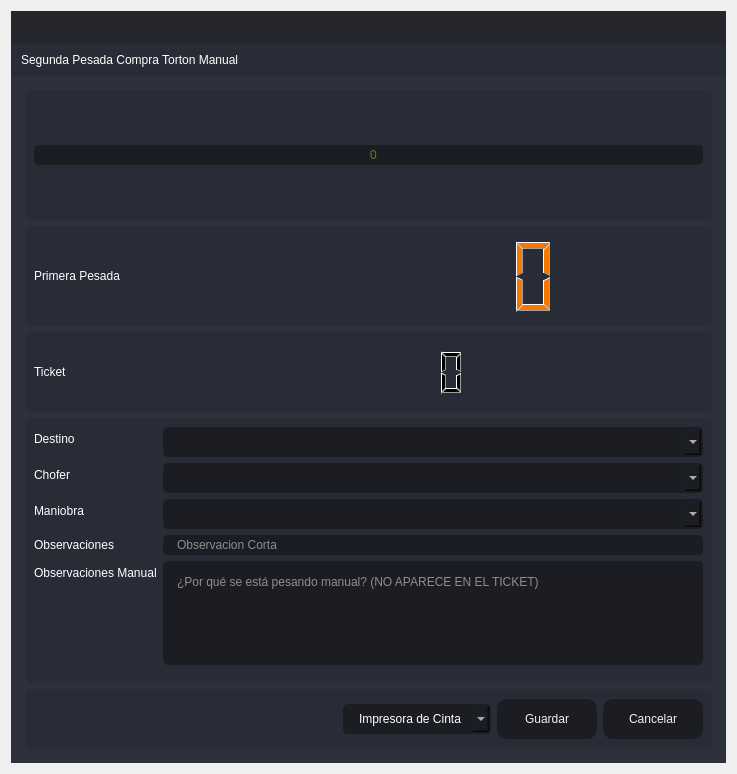
<?xml version="1.0" encoding="UTF-8"?>
<ui version="4.0">
 <class>SegundaPTA</class>
 <widget class="QDialog" name="SegundaPTA">
  <property name="windowModality">
   <enum>Qt::ApplicationModal</enum>
  </property>
  <property name="geometry">
   <rect>
    <x>0</x>
    <y>0</y>
    <width>737</width>
    <height>774</height>
   </rect>
  </property>
  <property name="minimumSize">
   <size>
    <width>737</width>
    <height>774</height>
   </size>
  </property>
  <property name="maximumSize">
   <size>
    <width>737</width>
    <height>774</height>
   </size>
  </property>
  <property name="windowTitle">
   <string>Segunda Pesada Compra Torton Manual</string>
  </property>
  <property name="windowIcon">
   <iconset resource="files.qrc">
    <normaloff>:/16x16/icons/16x16/logo.png</normaloff>:/16x16/icons/16x16/logo.png</iconset>
  </property>
  <layout class="QVBoxLayout" name="verticalLayout_6">
   <item>
    <widget class="QFrame" name="frame_main">
     <property name="styleSheet">
      <string notr="true">/* LINE EDIT */
QLineEdit {
	background-color: rgb(27, 29, 35);
	border-radius: 5px;
	border: 2px solid rgb(27, 29, 35);
	padding-left: 10px;
}
QLineEdit:hover {
	border: 2px solid rgb(64, 71, 88);
}
QLineEdit:focus {
	border: 2px solid rgb(91, 101, 124);
}

/* SCROLL BARS */
QScrollBar:horizontal {
    border: none;
    background: rgb(52, 59, 72);
    height: 14px;
    margin: 0px 21px 0 21px;
	border-radius: 0px;
}
QScrollBar::handle:horizontal {
    background: rgb(85, 170, 255);
    min-width: 25px;
	border-radius: 7px
}
QScrollBar::add-line:horizontal {
    border: none;
    background: rgb(55, 63, 77);
    width: 20px;
	border-top-right-radius: 7px;
    border-bottom-right-radius: 7px;
    subcontrol-position: right;
    subcontrol-origin: margin;
}
QScrollBar::sub-line:horizontal {
    border: none;
    background: rgb(55, 63, 77);
    width: 20px;
	border-top-left-radius: 7px;
    border-bottom-left-radius: 7px;
    subcontrol-position: left;
    subcontrol-origin: margin;
}
QScrollBar::up-arrow:horizontal, QScrollBar::down-arrow:horizontal
{
     background: none;
}
QScrollBar::add-page:horizontal, QScrollBar::sub-page:horizontal
{
     background: none;
}
 QScrollBar:vertical {
	border: none;
    background: rgb(52, 59, 72);
    width: 14px;
    margin: 21px 0 21px 0;
	border-radius: 0px;
 }
 QScrollBar::handle:vertical {	
	background: rgb(85, 170, 255);
    min-height: 25px;
	border-radius: 7px
 }
 QScrollBar::add-line:vertical {
     border: none;
    background: rgb(55, 63, 77);
     height: 20px;
	border-bottom-left-radius: 7px;
    border-bottom-right-radius: 7px;
     subcontrol-position: bottom;
     subcontrol-origin: margin;
 }
 QScrollBar::sub-line:vertical {
	border: none;
    background: rgb(55, 63, 77);
     height: 20px;
	border-top-left-radius: 7px;
    border-top-right-radius: 7px;
     subcontrol-position: top;
     subcontrol-origin: margin;
 }
 QScrollBar::up-arrow:vertical, QScrollBar::down-arrow:vertical {
     background: none;
 }

 QScrollBar::add-page:vertical, QScrollBar::sub-page:vertical {
     background: none;
 }

/* CHECKBOX */
QCheckBox::indicator {
    border: 3px solid rgb(52, 59, 72);
	width: 15px;
	height: 15px;
	border-radius: 10px;
    background: rgb(44, 49, 60);
}
QCheckBox::indicator:hover {
    border: 3px solid rgb(58, 66, 81);
}
QCheckBox::indicator:checked {
    background: 3px solid rgb(52, 59, 72);
	border: 3px solid rgb(52, 59, 72);	
	background-image: url(:/16x16/icons/16x16/cil-check-alt.png);
}

/* RADIO BUTTON */
QRadioButton::indicator {
    border: 3px solid rgb(52, 59, 72);
	width: 15px;
	height: 15px;
	border-radius: 10px;
    background: rgb(44, 49, 60);
}
QRadioButton::indicator:hover {
    border: 3px solid rgb(58, 66, 81);
}
QRadioButton::indicator:checked {
    background: 3px solid rgb(94, 106, 130);
	border: 3px solid rgb(52, 59, 72);	
}

/* COMBOBOX */
QComboBox{
	background-color: rgb(27, 29, 35);
	border-radius: 5px;
	border: 2px solid rgb(27, 29, 35);
	padding: 5px;
	padding-left: 10px;
}
QComboBox:hover{
	border: 2px solid rgb(64, 71, 88);
}
QComboBox::drop-down {
	subcontrol-origin: padding;
	subcontrol-position: top right;
	width: 25px; 
	border-left-width: 3px;
	border-left-color: rgba(39, 44, 54, 150);
	border-left-style: solid;
	border-top-right-radius: 3px;
	border-bottom-right-radius: 3px;	
	background-image: url(:/16x16/icons/16x16/cil-arrow-bottom.png);
	background-position: center;
	background-repeat: no-reperat;
 }
QComboBox QAbstractItemView {
	color: rgb(85, 170, 255);	
	background-color: rgb(27, 29, 35);
	padding: 10px;
	selection-background-color: rgb(39, 44, 54);
}

/* SLIDERS */
QSlider::groove:horizontal {
    border-radius: 9px;
    height: 18px;
	margin: 0px;
	background-color: rgb(52, 59, 72);
}
QSlider::groove:horizontal:hover {
	background-color: rgb(55, 62, 76);
}
QSlider::handle:horizontal {
    background-color: rgb(85, 170, 255);
    border: none;
    height: 18px;
    width: 18px;
    margin: 0px;
	border-radius: 9px;
}
QSlider::handle:horizontal:hover {
    background-color: rgb(105, 180, 255);
}
QSlider::handle:horizontal:pressed {
    background-color: rgb(65, 130, 195);
}

QSlider::groove:vertical {
    border-radius: 9px;
    width: 18px;
    margin: 0px;
	background-color: rgb(52, 59, 72);
}
QSlider::groove:vertical:hover {
	background-color: rgb(55, 62, 76);
}
QSlider::handle:vertical {
    background-color: rgb(85, 170, 255);
	border: none;
    height: 18px;
    width: 18px;
    margin: 0px;
	border-radius: 9px;
}
QSlider::handle:vertical:hover {
    background-color: rgb(105, 180, 255);
}
QSlider::handle:vertical:pressed {
    background-color: rgb(65, 130, 195);
}

</string>
     </property>
     <property name="frameShape">
      <enum>QFrame::NoFrame</enum>
     </property>
     <property name="frameShadow">
      <enum>QFrame::Raised</enum>
     </property>
     <layout class="QVBoxLayout" name="verticalLayout">
      <property name="spacing">
       <number>0</number>
      </property>
      <property name="leftMargin">
       <number>0</number>
      </property>
      <property name="topMargin">
       <number>0</number>
      </property>
      <property name="rightMargin">
       <number>0</number>
      </property>
      <property name="bottomMargin">
       <number>0</number>
      </property>
      <item>
       <widget class="QFrame" name="frame_top">
        <property name="minimumSize">
         <size>
          <width>0</width>
          <height>65</height>
         </size>
        </property>
        <property name="maximumSize">
         <size>
          <width>16777215</width>
          <height>65</height>
         </size>
        </property>
        <property name="styleSheet">
         <string notr="true">background-color: transparent;</string>
        </property>
        <property name="frameShape">
         <enum>QFrame::NoFrame</enum>
        </property>
        <property name="frameShadow">
         <enum>QFrame::Raised</enum>
        </property>
        <layout class="QHBoxLayout" name="horizontalLayout_3">
         <property name="spacing">
          <number>0</number>
         </property>
         <property name="leftMargin">
          <number>0</number>
         </property>
         <property name="topMargin">
          <number>0</number>
         </property>
         <property name="rightMargin">
          <number>0</number>
         </property>
         <property name="bottomMargin">
          <number>0</number>
         </property>
         <item>
          <widget class="QFrame" name="frame_toggle">
           <property name="maximumSize">
            <size>
             <width>70</width>
             <height>16777215</height>
            </size>
           </property>
           <property name="styleSheet">
            <string notr="true">background-color: rgb(27, 29, 35);</string>
           </property>
           <property name="frameShape">
            <enum>QFrame::NoFrame</enum>
           </property>
           <property name="frameShadow">
            <enum>QFrame::Raised</enum>
           </property>
           <layout class="QVBoxLayout" name="verticalLayout_3">
            <property name="spacing">
             <number>0</number>
            </property>
            <property name="leftMargin">
             <number>0</number>
            </property>
            <property name="topMargin">
             <number>0</number>
            </property>
            <property name="rightMargin">
             <number>0</number>
            </property>
            <property name="bottomMargin">
             <number>0</number>
            </property>
           </layout>
          </widget>
         </item>
         <item>
          <widget class="QFrame" name="frame_top_right">
           <property name="styleSheet">
            <string notr="true">background: transparent;</string>
           </property>
           <property name="frameShape">
            <enum>QFrame::NoFrame</enum>
           </property>
           <property name="frameShadow">
            <enum>QFrame::Raised</enum>
           </property>
           <layout class="QVBoxLayout" name="verticalLayout_2">
            <property name="spacing">
             <number>0</number>
            </property>
            <property name="leftMargin">
             <number>0</number>
            </property>
            <property name="topMargin">
             <number>0</number>
            </property>
            <property name="rightMargin">
             <number>0</number>
            </property>
            <property name="bottomMargin">
             <number>0</number>
            </property>
            <item>
             <widget class="QFrame" name="frame_top_btns">
              <property name="maximumSize">
               <size>
                <width>16777215</width>
                <height>42</height>
               </size>
              </property>
              <property name="styleSheet">
               <string notr="true">background-color: rgba(27, 29, 35, 200)</string>
              </property>
              <property name="frameShape">
               <enum>QFrame::NoFrame</enum>
              </property>
              <property name="frameShadow">
               <enum>QFrame::Raised</enum>
              </property>
              <layout class="QHBoxLayout" name="horizontalLayout_4">
               <property name="spacing">
                <number>0</number>
               </property>
               <property name="leftMargin">
                <number>0</number>
               </property>
               <property name="topMargin">
                <number>0</number>
               </property>
               <property name="rightMargin">
                <number>0</number>
               </property>
               <property name="bottomMargin">
                <number>0</number>
               </property>
               <item>
                <widget class="QFrame" name="frame_label_top_btns">
                 <property name="sizePolicy">
                  <sizepolicy hsizetype="Expanding" vsizetype="Preferred">
                   <horstretch>0</horstretch>
                   <verstretch>0</verstretch>
                  </sizepolicy>
                 </property>
                 <property name="frameShape">
                  <enum>QFrame::NoFrame</enum>
                 </property>
                 <property name="frameShadow">
                  <enum>QFrame::Raised</enum>
                 </property>
                 <layout class="QHBoxLayout" name="horizontalLayout_10">
                  <property name="spacing">
                   <number>0</number>
                  </property>
                  <property name="leftMargin">
                   <number>5</number>
                  </property>
                  <property name="topMargin">
                   <number>0</number>
                  </property>
                  <property name="rightMargin">
                   <number>10</number>
                  </property>
                  <property name="bottomMargin">
                   <number>0</number>
                  </property>
                 </layout>
                </widget>
               </item>
               <item alignment="Qt::AlignRight">
                <widget class="QFrame" name="frame_btns_right">
                 <property name="sizePolicy">
                  <sizepolicy hsizetype="Expanding" vsizetype="Preferred">
                   <horstretch>0</horstretch>
                   <verstretch>0</verstretch>
                  </sizepolicy>
                 </property>
                 <property name="maximumSize">
                  <size>
                   <width>120</width>
                   <height>16777215</height>
                  </size>
                 </property>
                 <property name="frameShape">
                  <enum>QFrame::NoFrame</enum>
                 </property>
                 <property name="frameShadow">
                  <enum>QFrame::Raised</enum>
                 </property>
                 <layout class="QHBoxLayout" name="horizontalLayout_5">
                  <property name="spacing">
                   <number>0</number>
                  </property>
                  <property name="leftMargin">
                   <number>0</number>
                  </property>
                  <property name="topMargin">
                   <number>0</number>
                  </property>
                  <property name="rightMargin">
                   <number>0</number>
                  </property>
                  <property name="bottomMargin">
                   <number>0</number>
                  </property>
                 </layout>
                </widget>
               </item>
              </layout>
             </widget>
            </item>
            <item>
             <widget class="QFrame" name="frame_top_info">
              <property name="maximumSize">
               <size>
                <width>16777215</width>
                <height>65</height>
               </size>
              </property>
              <property name="styleSheet">
               <string notr="true">background-color: rgb(39, 44, 54);</string>
              </property>
              <property name="frameShape">
               <enum>QFrame::NoFrame</enum>
              </property>
              <property name="frameShadow">
               <enum>QFrame::Raised</enum>
              </property>
              <layout class="QHBoxLayout" name="horizontalLayout_8">
               <property name="spacing">
                <number>0</number>
               </property>
               <property name="leftMargin">
                <number>10</number>
               </property>
               <property name="topMargin">
                <number>0</number>
               </property>
               <property name="rightMargin">
                <number>10</number>
               </property>
               <property name="bottomMargin">
                <number>0</number>
               </property>
               <item>
                <widget class="QLabel" name="label">
                 <property name="styleSheet">
                  <string notr="true">font: 75 16pt &quot;MS Shell Dlg 2&quot;;
color: rgb(255, 255, 255);</string>
                 </property>
                 <property name="text">
                  <string>Segunda Pesada Compra Torton Manual</string>
                 </property>
                </widget>
               </item>
              </layout>
             </widget>
            </item>
           </layout>
          </widget>
         </item>
        </layout>
       </widget>
      </item>
      <item>
       <widget class="QFrame" name="frame_center">
        <property name="sizePolicy">
         <sizepolicy hsizetype="Expanding" vsizetype="Expanding">
          <horstretch>0</horstretch>
          <verstretch>0</verstretch>
         </sizepolicy>
        </property>
        <property name="styleSheet">
         <string notr="true">background-color: rgb(40, 44, 52);</string>
        </property>
        <property name="frameShape">
         <enum>QFrame::NoFrame</enum>
        </property>
        <property name="frameShadow">
         <enum>QFrame::Raised</enum>
        </property>
        <layout class="QHBoxLayout" name="horizontalLayout_2">
         <property name="spacing">
          <number>0</number>
         </property>
         <property name="leftMargin">
          <number>0</number>
         </property>
         <property name="topMargin">
          <number>0</number>
         </property>
         <property name="rightMargin">
          <number>0</number>
         </property>
         <property name="bottomMargin">
          <number>0</number>
         </property>
         <item>
          <widget class="QFrame" name="frame_content_right">
           <property name="styleSheet">
            <string notr="true">background-color: rgb(44, 49, 60);</string>
           </property>
           <property name="frameShape">
            <enum>QFrame::NoFrame</enum>
           </property>
           <property name="frameShadow">
            <enum>QFrame::Raised</enum>
           </property>
           <layout class="QVBoxLayout" name="verticalLayout_4">
            <property name="spacing">
             <number>0</number>
            </property>
            <property name="leftMargin">
             <number>0</number>
            </property>
            <property name="topMargin">
             <number>0</number>
            </property>
            <property name="rightMargin">
             <number>0</number>
            </property>
            <property name="bottomMargin">
             <number>0</number>
            </property>
            <item>
             <widget class="QFrame" name="frame_content">
              <property name="frameShape">
               <enum>QFrame::NoFrame</enum>
              </property>
              <property name="frameShadow">
               <enum>QFrame::Raised</enum>
              </property>
              <layout class="QVBoxLayout" name="verticalLayout_9">
               <property name="spacing">
                <number>0</number>
               </property>
               <property name="leftMargin">
                <number>5</number>
               </property>
               <property name="topMargin">
                <number>5</number>
               </property>
               <property name="rightMargin">
                <number>5</number>
               </property>
               <property name="bottomMargin">
                <number>5</number>
               </property>
               <item>
                <widget class="QStackedWidget" name="stackedWidget">
                 <property name="styleSheet">
                  <string notr="true">background: transparent;</string>
                 </property>
                 <property name="currentIndex">
                  <number>0</number>
                 </property>
                 <widget class="QWidget" name="page_home">
                  <layout class="QVBoxLayout" name="verticalLayout_10">
                   <item>
                    <widget class="QFrame" name="frame_3">
                     <property name="minimumSize">
                      <size>
                       <width>0</width>
                       <height>130</height>
                      </size>
                     </property>
                     <property name="maximumSize">
                      <size>
                       <width>16777215</width>
                       <height>130</height>
                      </size>
                     </property>
                     <property name="styleSheet">
                      <string notr="true">background-color: rgb(39, 44, 54);
border-radius: 5px;</string>
                     </property>
                     <property name="frameShape">
                      <enum>QFrame::StyledPanel</enum>
                     </property>
                     <property name="frameShadow">
                      <enum>QFrame::Raised</enum>
                     </property>
                     <layout class="QVBoxLayout" name="verticalLayout_11">
                      <item>
                       <layout class="QVBoxLayout" name="verticalLayout_8">
                        <item>
                         <widget class="QLineEdit" name="Peso">
                          <property name="styleSheet">
                           <string notr="true">QLineEdit {
	background-color: rgb(27, 29, 35);
	border-radius: 5px;
	border: 2px solid rgb(27, 29, 35);
	padding-left: 10px;
	font: 75 80pt &quot;MS Shell Dlg 2&quot;;	
	color: rgb(138, 226, 52);
}
QLineEdit:hover {
	border: 2px solid rgb(64, 71, 88);
}
QLineEdit:focus {
	border: 2px solid rgb(91, 101, 124);
}</string>
                          </property>
                          <property name="alignment">
                           <set>Qt::AlignCenter</set>
                          </property>
                          <property name="placeholderText">
                           <string>0</string>
                          </property>
                         </widget>
                        </item>
                       </layout>
                      </item>
                     </layout>
                    </widget>
                   </item>
                   <item>
                    <widget class="QFrame" name="frame_4">
                     <property name="minimumSize">
                      <size>
                       <width>0</width>
                       <height>100</height>
                      </size>
                     </property>
                     <property name="maximumSize">
                      <size>
                       <width>16777215</width>
                       <height>100</height>
                      </size>
                     </property>
                     <property name="styleSheet">
                      <string notr="true">background-color: rgb(39, 44, 54);
border-radius: 5px;</string>
                     </property>
                     <property name="frameShape">
                      <enum>QFrame::StyledPanel</enum>
                     </property>
                     <property name="frameShadow">
                      <enum>QFrame::Raised</enum>
                     </property>
                     <layout class="QHBoxLayout" name="horizontalLayout_6">
                      <item>
                       <layout class="QHBoxLayout" name="horizontalLayout_11">
                        <item>
                         <widget class="QLabel" name="label_3">
                          <property name="styleSheet">
                           <string notr="true">color: rgb(255, 255, 255);
font: 75 12pt &quot;MS Shell Dlg 2&quot;;</string>
                          </property>
                          <property name="text">
                           <string>Primera Pesada</string>
                          </property>
                         </widget>
                        </item>
                        <item>
                         <widget class="QLCDNumber" name="lcdNumber_3">
                          <property name="minimumSize">
                           <size>
                            <width>500</width>
                            <height>0</height>
                           </size>
                          </property>
                          <property name="maximumSize">
                           <size>
                            <width>500</width>
                            <height>16777215</height>
                           </size>
                          </property>
                          <property name="styleSheet">
                           <string notr="true">color:rgb(245, 121, 0)</string>
                          </property>
                         </widget>
                        </item>
                       </layout>
                      </item>
                     </layout>
                    </widget>
                   </item>
                   <item>
                    <widget class="QFrame" name="frame_5">
                     <property name="minimumSize">
                      <size>
                       <width>0</width>
                       <height>80</height>
                      </size>
                     </property>
                     <property name="styleSheet">
                      <string notr="true">background-color: rgb(39, 44, 54);
border-radius: 5px;</string>
                     </property>
                     <property name="frameShape">
                      <enum>QFrame::StyledPanel</enum>
                     </property>
                     <property name="frameShadow">
                      <enum>QFrame::Raised</enum>
                     </property>
                     <layout class="QHBoxLayout" name="horizontalLayout_7">
                      <item>
                       <layout class="QHBoxLayout" name="horizontalLayout">
                        <item>
                         <widget class="QLabel" name="label_5">
                          <property name="styleSheet">
                           <string notr="true">color: rgb(255, 255, 255);
font: 75 12pt &quot;MS Shell Dlg 2&quot;;</string>
                          </property>
                          <property name="text">
                           <string>Ticket</string>
                          </property>
                         </widget>
                        </item>
                        <item>
                         <widget class="QLCDNumber" name="lcdNumber_9">
                          <property name="minimumSize">
                           <size>
                            <width>600</width>
                            <height>50</height>
                           </size>
                          </property>
                          <property name="maximumSize">
                           <size>
                            <width>600</width>
                            <height>50</height>
                           </size>
                          </property>
                          <property name="layoutDirection">
                           <enum>Qt::RightToLeft</enum>
                          </property>
                          <property name="autoFillBackground">
                           <bool>false</bool>
                          </property>
                         </widget>
                        </item>
                       </layout>
                      </item>
                     </layout>
                    </widget>
                   </item>
                   <item>
                    <widget class="QFrame" name="frame">
                     <property name="styleSheet">
                      <string notr="true">background-color: rgb(39, 44, 54);
border-radius: 5px;</string>
                     </property>
                     <property name="frameShape">
                      <enum>QFrame::StyledPanel</enum>
                     </property>
                     <property name="frameShadow">
                      <enum>QFrame::Raised</enum>
                     </property>
                     <layout class="QVBoxLayout" name="verticalLayout_5">
                      <item>
                       <layout class="QVBoxLayout" name="verticalLayout_12">
                        <item>
                         <layout class="QFormLayout" name="formLayout">
                          <item row="1" column="0">
                           <widget class="QLabel" name="label_2">
                            <property name="styleSheet">
                             <string notr="true">color: rgb(255, 255, 255);
font: 75 12pt &quot;MS Shell Dlg 2&quot;;</string>
                            </property>
                            <property name="text">
                             <string>Destino</string>
                            </property>
                           </widget>
                          </item>
                          <item row="1" column="1">
                           <widget class="QComboBox" name="comboBox_destino">
                            <property name="minimumSize">
                             <size>
                              <width>0</width>
                              <height>0</height>
                             </size>
                            </property>
                            <property name="maximumSize">
                             <size>
                              <width>16777215</width>
                              <height>16777215</height>
                             </size>
                            </property>
                            <property name="styleSheet">
                             <string notr="true">QComboBox{
	background-color: rgb(27, 29, 35);
	border-radius: 5px;
	border: 2px solid rgb(27, 29, 35);
	padding: 5px;
	padding-left: 14px;
	color: rgb(255, 255, 255);
    font: 75 12pt &quot;MS Shell Dlg 2&quot;;
}
QComboBox:hover{
	border: 2px solid rgb(64, 71, 88);
}
QComboBox QAbstractItemView {
	color: rgb(85, 170, 255);	
	background-color: rgb(27, 29, 35);
	padding: 10px;
	selection-background-color: rgb(39, 44, 54);
}</string>
                            </property>
                           </widget>
                          </item>
                          <item row="2" column="0">
                           <widget class="QLabel" name="label_6">
                            <property name="styleSheet">
                             <string notr="true">color: rgb(255, 255, 255);
font: 75 12pt &quot;MS Shell Dlg 2&quot;;</string>
                            </property>
                            <property name="text">
                             <string>Chofer</string>
                            </property>
                           </widget>
                          </item>
                          <item row="2" column="1">
                           <widget class="QComboBox" name="comboBox_operador">
                            <property name="minimumSize">
                             <size>
                              <width>0</width>
                              <height>0</height>
                             </size>
                            </property>
                            <property name="maximumSize">
                             <size>
                              <width>16777215</width>
                              <height>16777215</height>
                             </size>
                            </property>
                            <property name="styleSheet">
                             <string notr="true">QComboBox{
	background-color: rgb(27, 29, 35);
	border-radius: 5px;
	border: 2px solid rgb(27, 29, 35);
	padding: 5px;
	padding-left: 14px;
	color: rgb(255, 255, 255);
    font: 75 12pt &quot;MS Shell Dlg 2&quot;;
}
QComboBox:hover{
	border: 2px solid rgb(64, 71, 88);
}
QComboBox QAbstractItemView {
	color: rgb(85, 170, 255);	
	background-color: rgb(27, 29, 35);
	padding: 10px;
	selection-background-color: rgb(39, 44, 54);
}</string>
                            </property>
                           </widget>
                          </item>
                          <item row="4" column="0">
                           <widget class="QLabel" name="label_7">
                            <property name="styleSheet">
                             <string notr="true">color: rgb(255, 255, 255);
font: 75 12pt &quot;MS Shell Dlg 2&quot;;</string>
                            </property>
                            <property name="text">
                             <string>Observaciones</string>
                            </property>
                           </widget>
                          </item>
                          <item row="6" column="0">
                           <widget class="Line" name="line">
                            <property name="orientation">
                             <enum>Qt::Horizontal</enum>
                            </property>
                           </widget>
                          </item>
                          <item row="5" column="0">
                           <widget class="QLabel" name="label_4">
                            <property name="styleSheet">
                             <string notr="true">color: rgb(255, 255, 255);
font: 75 12pt &quot;MS Shell Dlg 2&quot;;</string>
                            </property>
                            <property name="text">
                             <string>Observaciones Manual</string>
                            </property>
                           </widget>
                          </item>
                          <item row="5" column="1">
                           <widget class="QPlainTextEdit" name="Observaciones_Manual">
                            <property name="styleSheet">
                             <string notr="true">QPlainTextEdit {
	background-color: rgb(27, 29, 35);
	border-radius: 5px;
	padding: 10px;
    color: rgb(255, 255, 255);
	font: 75 12pt &quot;MS Shell Dlg 2&quot;;
}
QPlainTextEdit:hover {
	border: 2px solid rgb(64, 71, 88);
}
QPlainTextEdit:focus {
	border: 2px solid rgb(91, 101, 124);
}</string>
                            </property>
                            <property name="placeholderText">
                             <string>¿Por qué se está pesando manual? (NO APARECE EN EL TICKET)</string>
                            </property>
                           </widget>
                          </item>
                          <item row="3" column="0">
                           <widget class="QLabel" name="label_8">
                            <property name="styleSheet">
                             <string notr="true">color: rgb(255, 255, 255);
font: 75 12pt &quot;MS Shell Dlg 2&quot;;</string>
                            </property>
                            <property name="text">
                             <string>Maniobra</string>
                            </property>
                           </widget>
                          </item>
                          <item row="3" column="1">
                           <widget class="QComboBox" name="comboBox_maniobra">
                            <property name="styleSheet">
                             <string notr="true">QComboBox{
	background-color: rgb(27, 29, 35);
	border-radius: 5px;
	border: 2px solid rgb(27, 29, 35);
	padding: 5px;
	padding-left: 14px;
	color: rgb(255, 255, 255);
    font: 75 12pt &quot;MS Shell Dlg 2&quot;;
}
QComboBox:hover{
	border: 2px solid rgb(64, 71, 88);
}
QComboBox QAbstractItemView {
	color: rgb(85, 170, 255);	
	background-color: rgb(27, 29, 35);
	padding: 10px;
	selection-background-color: rgb(39, 44, 54);
}</string>
                            </property>
                           </widget>
                          </item>
                          <item row="4" column="1">
                           <widget class="QLineEdit" name="observaciones">
                            <property name="styleSheet">
                             <string notr="true">QLineEdit {
	background-color: rgb(27, 29, 35);
	border-radius: 5px;
	border: 2px solid rgb(27, 29, 35);
	padding-left: 10px;
	font: 75 12pt &quot;MS Shell Dlg 2&quot;;
	color: rgb(255, 255, 255);
}
QLineEdit:hover {
	border: 2px solid rgb(64, 71, 88);
}
QLineEdit:focus {
	border: 2px solid rgb(91, 101, 124);
}</string>
                            </property>
                            <property name="maxLength">
                             <number>125</number>
                            </property>
                            <property name="placeholderText">
                             <string>Observacion Corta</string>
                            </property>
                           </widget>
                          </item>
                         </layout>
                        </item>
                       </layout>
                      </item>
                     </layout>
                    </widget>
                   </item>
                   <item>
                    <widget class="QFrame" name="frame_2">
                     <property name="minimumSize">
                      <size>
                       <width>0</width>
                       <height>60</height>
                      </size>
                     </property>
                     <property name="maximumSize">
                      <size>
                       <width>16777215</width>
                       <height>60</height>
                      </size>
                     </property>
                     <property name="styleSheet">
                      <string notr="true">background-color: rgb(39, 44, 54);
border-radius: 5px;</string>
                     </property>
                     <property name="frameShape">
                      <enum>QFrame::StyledPanel</enum>
                     </property>
                     <property name="frameShadow">
                      <enum>QFrame::Raised</enum>
                     </property>
                     <layout class="QHBoxLayout" name="horizontalLayout_9">
                      <item>
                       <layout class="QGridLayout" name="gridLayout">
                        <item row="0" column="0">
                         <spacer name="horizontalSpacer">
                          <property name="orientation">
                           <enum>Qt::Horizontal</enum>
                          </property>
                          <property name="sizeHint" stdset="0">
                           <size>
                            <width>40</width>
                            <height>20</height>
                           </size>
                          </property>
                         </spacer>
                        </item>
                        <item row="0" column="2">
                         <widget class="QPushButton" name="btn_guardar">
                          <property name="minimumSize">
                           <size>
                            <width>100</width>
                            <height>40</height>
                           </size>
                          </property>
                          <property name="styleSheet">
                           <string notr="true">QPushButton {
	border-color: rgb(27, 29, 35);
	font: 75 10pt &quot;MS Shell Dlg 2&quot;;
	color: rgb(240, 240, 240);
	background-color: rgb(27, 29, 35);
	border: 0px solid;
	border-radius: 10px;	
}
QPushButton:hover {
	background-color:rgb(44, 49, 60);
	border-color: rgb(27, 29, 35);
	border: 2px solid;
}</string>
                          </property>
                          <property name="text">
                           <string>Guardar</string>
                          </property>
                         </widget>
                        </item>
                        <item row="0" column="3">
                         <widget class="QPushButton" name="btnr">
                          <property name="minimumSize">
                           <size>
                            <width>100</width>
                            <height>40</height>
                           </size>
                          </property>
                          <property name="styleSheet">
                           <string notr="true">QPushButton {
	border-color: rgb(27, 29, 35);
	font: 75 10pt &quot;MS Shell Dlg 2&quot;;
	color: rgb(240, 240, 240);
	background-color: rgb(27, 29, 35);
	border: 0px solid;
	border-radius: 10px;	
}
QPushButton:hover {
	background-color:rgb(44, 49, 60);
	border-color: rgb(27, 29, 35);
	border: 2px solid;
}</string>
                          </property>
                          <property name="text">
                           <string>Cancelar</string>
                          </property>
                         </widget>
                        </item>
                        <item row="0" column="1">
                         <widget class="QComboBox" name="comboBox_impresora">
                          <property name="styleSheet">
                           <string notr="true">QComboBox{
	background-color: rgb(27, 29, 35);
	border-radius: 5px;
	border: 2px solid rgb(27, 29, 35);
	padding: 5px;
	padding-left: 14px;
	color: rgb(255, 255, 255);
    font: 75 12pt &quot;MS Shell Dlg 2&quot;;
}
QComboBox:hover{
	border: 2px solid rgb(64, 71, 88);
}
QComboBox QAbstractItemView {
	color: rgb(85, 170, 255);	
	background-color: rgb(27, 29, 35);
	padding: 10px;
	selection-background-color: rgb(39, 44, 54);
}</string>
                          </property>
                          <item>
                           <property name="text">
                            <string>Impresora de Cinta</string>
                           </property>
                          </item>
                          <item>
                           <property name="text">
                            <string>Impresora Windows</string>
                           </property>
                          </item>
                         </widget>
                        </item>
                       </layout>
                      </item>
                     </layout>
                    </widget>
                   </item>
                  </layout>
                 </widget>
                </widget>
               </item>
              </layout>
             </widget>
            </item>
           </layout>
          </widget>
         </item>
        </layout>
       </widget>
      </item>
     </layout>
    </widget>
   </item>
  </layout>
 </widget>
 <tabstops>
  <tabstop>Peso</tabstop>
  <tabstop>comboBox_destino</tabstop>
  <tabstop>comboBox_operador</tabstop>
  <tabstop>comboBox_maniobra</tabstop>
  <tabstop>observaciones</tabstop>
  <tabstop>Observaciones_Manual</tabstop>
  <tabstop>btn_guardar</tabstop>
  <tabstop>btnr</tabstop>
 </tabstops>
 <resources>
  <include location="files.qrc"/>
 </resources>
 <connections/>
</ui>
